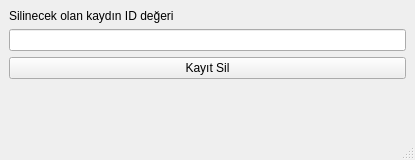
<?xml version="1.0" encoding="UTF-8"?>
<ui version="4.0">
 <class>MainWindow</class>
 <widget class="QMainWindow" name="MainWindow">
  <property name="geometry">
   <rect>
    <x>0</x>
    <y>0</y>
    <width>415</width>
    <height>160</height>
   </rect>
  </property>
  <property name="minimumSize">
   <size>
    <width>415</width>
    <height>160</height>
   </size>
  </property>
  <property name="maximumSize">
   <size>
    <width>416</width>
    <height>161</height>
   </size>
  </property>
  <property name="windowTitle">
   <string>Kayıt Sil</string>
  </property>
  <widget class="QWidget" name="centralwidget">
   <layout class="QGridLayout" name="gridLayout">
    <item row="0" column="0">
     <layout class="QVBoxLayout" name="verticalLayout">
      <item>
       <widget class="QLabel" name="silinecek_id_label">
        <property name="text">
         <string>Silinecek olan kaydın ID değeri</string>
        </property>
       </widget>
      </item>
      <item>
       <widget class="QLineEdit" name="silinecek_id_lineEdit"/>
      </item>
      <item>
       <widget class="QPushButton" name="btnKayitSil">
        <property name="text">
         <string>Kayıt Sil</string>
        </property>
       </widget>
      </item>
      <item>
       <spacer name="verticalSpacer">
        <property name="orientation">
         <enum>Qt::Vertical</enum>
        </property>
        <property name="sizeHint" stdset="0">
         <size>
          <width>20</width>
          <height>40</height>
         </size>
        </property>
       </spacer>
      </item>
     </layout>
    </item>
   </layout>
  </widget>
  <widget class="QStatusBar" name="statusbar"/>
 </widget>
 <resources/>
 <connections/>
</ui>
